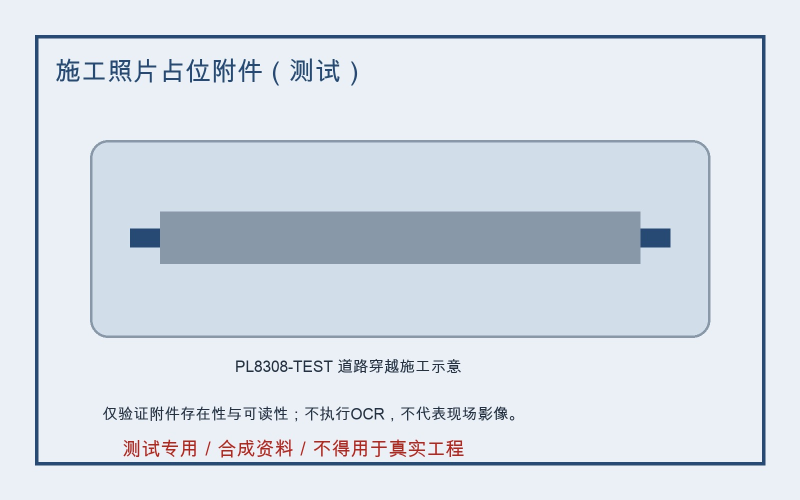
#> input picture files/R01-R69全节点业务验收测试包/S04_阴极保护与穿跨越/S04_S04-PHOTO-001_TEST-S04-006_施工照片.jpg, 1600 x 1000 px (shown at 1/2 size)
$ python -i quality.py   (imports and definitions only)   (older library calls are emulated)
#> lines starting #> are read from the running program, lines starting #| are printed output that depends on the picture; after the words box and inside, x2 and y2 are one past the last pixel; in counts of white or black regions, pixels touching at a corner belong together
from __future__ import annotations

import json
import os
import subprocess
import textwrap
from pathlib import Path
from typing import Any

from apps.ocr_service.pages import render_document_pages
from libs.ocr.utils import parse_bool


# [13 lines left out: function probe_page_quality, not called in this run]


def probe_image_quality(
    source_path: Path,
    *,
    profile: dict[str, Any] | None = None,
    page: dict[str, Any] | None = None,
) -> dict[str, Any]:
    page_no = int((page or {}).get("pageNo") or 1)
    image = load_image(source_path)
#> in load_image, image is the input picture: shape (1000, 1600, 3); mean B, G, R 231.7, 222.5, 214.8
    if image is None:
        subprocess_quality = probe_page_quality_subprocess(source_path)
        if subprocess_quality is not None:
            quality = subprocess_quality[0].setdefault("quality", {})
            subprocess_quality[0]["pageNo"] = page_no
            apply_business_need_flags(quality, profile)
            return subprocess_quality[0]
        return unreadable_quality(source_path, profile=profile, page_no=page_no, page=page)
    cv2, np, raw = image
    height, width = raw.shape[:2]
#> height = 1000; width = 1600
    gray = cv2.cvtColor(raw, cv2.COLOR_BGR2GRAY)
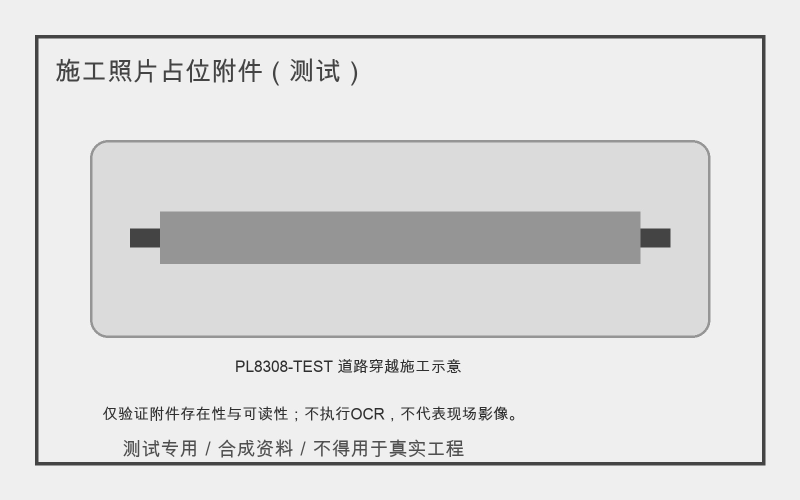
#> gray: shape (1000, 1600) (shown at 1/2 size); min 36, max 252, mean 221.2
    blur_score = float(cv2.Laplacian(gray, cv2.CV_64F).var())
#> blur_score = 995.5
    brightness = float(gray.mean()) / 255.0
#> brightness = 0.867
    contrast = float(gray.std()) / 128.0
#> contrast = 0.3
    background = cv2.blur(gray, (51, 51))
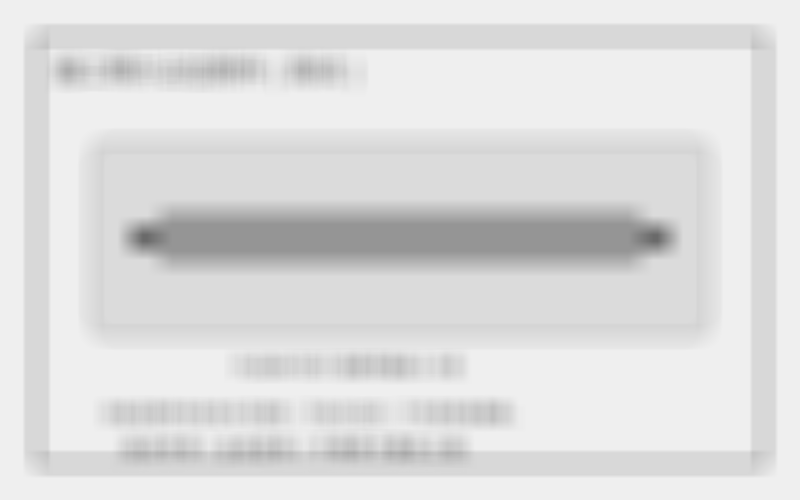
#> background: shape (1000, 1600) (shown at 1/2 size); min 106, max 239, mean 221.2
    background_unevenness = float(background.std()) / 128.0
#> background_unevenness = 0.168
    noise_score = float(abs(gray.astype("float32") - cv2.medianBlur(gray, 3).astype("float32")).mean()) / 32.0
#> noise_score = 0.0121
    edge_density = float((cv2.Canny(gray, 80, 160) > 0).mean())
#> edge_density = 0.0216
    color_presence = estimate_color_presence(cv2, raw)
#> in estimate_color_presence, `hsv = cv2.cvtColor(image, cv2.COLOR_BGR2HSV)`: hsv: shape (1000, 1600, 3); mean H, S, V 105.4, 22.8, 232.2
#> in estimate_color_presence, `red = cv2.inRange(hsv, (0, 15, 35), (15, 255, 255)) | cv2.inRange(hsv,..`:
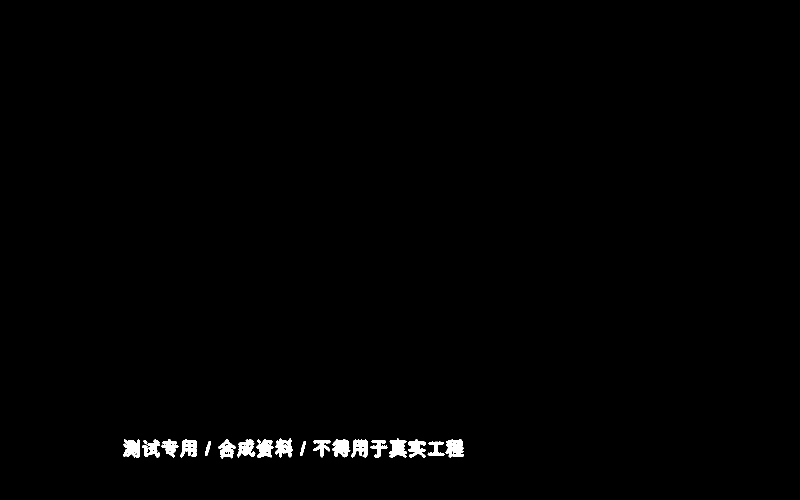
#> red: shape (1000, 1600) (shown at 1/2 size); 0.75% white; 21 white regions, largest, box (x1, y1, x2, y2) and area: (891, 879, 928, 915) 942, (246, 879, 280, 915) 919, (778, 877, 814, 915) 908
#> in estimate_color_presence, `blue = cv2.inRange(hsv, (85, 35, 35), (140, 255, 255))`:
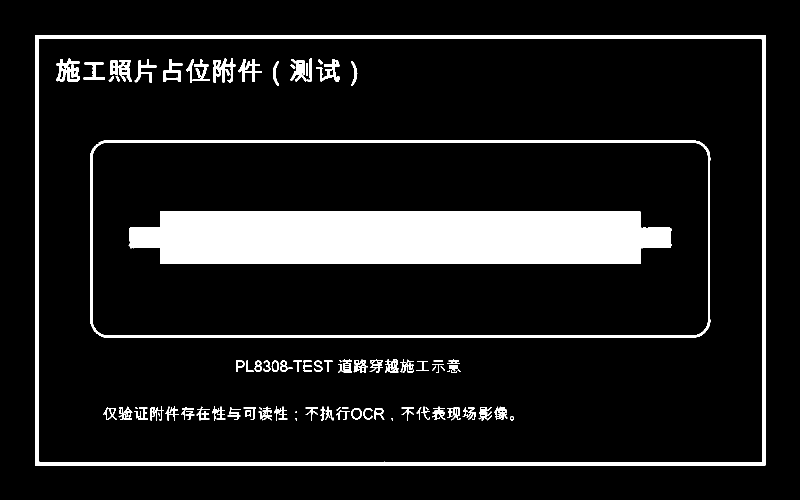
#> blue: shape (1000, 1600) (shown at 1/2 size); 10.7% white; 107 white regions (12 under 20 px), largest, box (x1, y1, x2, y2) and area: (258, 423, 1343, 528) 105907, (70, 70, 1532, 931) 32319, (180, 280, 1421, 676) 14430
#> color_presence = {'red': 0.0075, 'blue': 0.107}
    line_clues = table_clue_metrics(cv2, np, gray)
    table_clue_score = max(edge_density * 22.0, line_clues["gridRegularityScore"])
    has_table_candidate = table_clue_score >= 0.38
    has_seal_candidate = color_presence["red"] > 0.0005 or color_presence["blue"] > 0.0008
    skew_angle = estimate_skew_angle(cv2, np, gray)
    is_low_quality = blur_score < 90 or contrast < 0.18 or background_unevenness > 0.35 or abs(skew_angle) > 1.0
    return [
        {
            "pageNo": page_no,
            "quality": {
                "sourceType": (page or {}).get("sourceType") or source_path.suffix.lower().lstrip(".") or "image",
                "isImageReadable": True,
                "width": int(width),
                "height": int(height),
                "estimatedDpi": (page or {}).get("renderDpi") or estimate_dpi(width, height),
                "blurScore": round(blur_score, 4),
                "skewAngle": round(skew_angle, 4),
                "orientation": int((page or {}).get("rotation") or 0),
                "brightness": round(brightness, 4),
                "contrast": round(contrast, 4),
                "backgroundUnevenness": round(background_unevenness, 4),
                "noiseScore": round(noise_score, 4),
                "edgeDensity": round(edge_density, 6),
                "colorPresence": color_presence,
                "hasLargeDarkBorder": has_large_dark_border(gray),
                "requiresTableExtraction": bool((profile or {}).get("requiredTables")),
                "hasVisualTableCandidate": has_table_candidate,
                "hasTableCandidate": has_table_candidate,
                "tableClueScore": round(min(table_clue_score, 1.0), 4),
                **line_clues,
                "requiresSealSearch": parse_bool(((profile or {}).get("sealRules") or {}).get("required"), False) is True,
                "hasVisualSealCandidate": has_seal_candidate,
                "hasSealCandidate": has_seal_candidate,
                "isLowQuality": is_low_quality,
            },
        }
    ][0]


# [30 lines left out: functions unreadable_quality, apply_business_need_flags, not called in this run]


def table_clue_metrics(cv2: Any, np: Any, gray: Any) -> dict[str, Any]:
    try:
        binary = cv2.adaptiveThreshold(
            gray,
            255,
            cv2.ADAPTIVE_THRESH_MEAN_C,
            cv2.THRESH_BINARY_INV,
            35,
            9,
        )
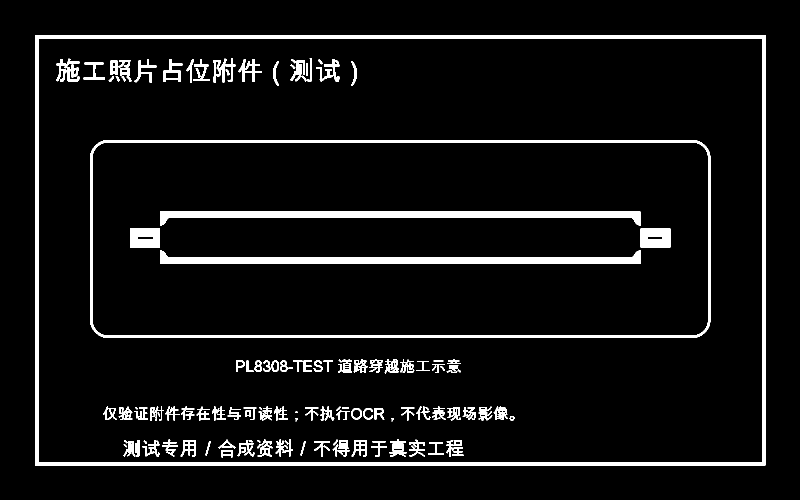
#> binary: shape (1000, 1600) (shown at 1/2 size); 6.5% white; 146 white regions (3 under 20 px), largest, box (x1, y1, x2, y2) and area: (70, 70, 1531, 931) 32312, (180, 280, 1421, 676) 15966, (320, 423, 1281, 452) 12837
        width = gray.shape[1]
#> width = 1600
        height = gray.shape[0]
#> height = 1000
        horizontal_kernel = cv2.getStructuringElement(cv2.MORPH_RECT, (max(width // 80, 12), 1))
        vertical_kernel = cv2.getStructuringElement(cv2.MORPH_RECT, (1, max(height // 80, 12)))
#> vertical_kernel = [1, 1, 1, 1, 1, 1, 1, 1, 1, 1, 1, 1]
        horizontal = cv2.morphologyEx(binary, cv2.MORPH_OPEN, horizontal_kernel)
#> horizontal: shape (1000, 1600); 4.2% white; 88 white regions, largest, box (x1, y1, x2, y2) and area: (321, 423, 1282, 436) 12493, (321, 515, 1282, 528) 12493, (71, 70, 1532, 77) 10227
        vertical = cv2.morphologyEx(binary, cv2.MORPH_OPEN, vertical_kernel)
#> vertical: shape (1000, 1600); 3.5% white; 167 white regions (11 under 20 px), largest, box (x1, y1, x2, y2) and area: (320, 424, 1281, 453) 12837, (320, 501, 1281, 529) 12811, (70, 71, 77, 932) 6027
        intersections = cv2.bitwise_and(horizontal, vertical)
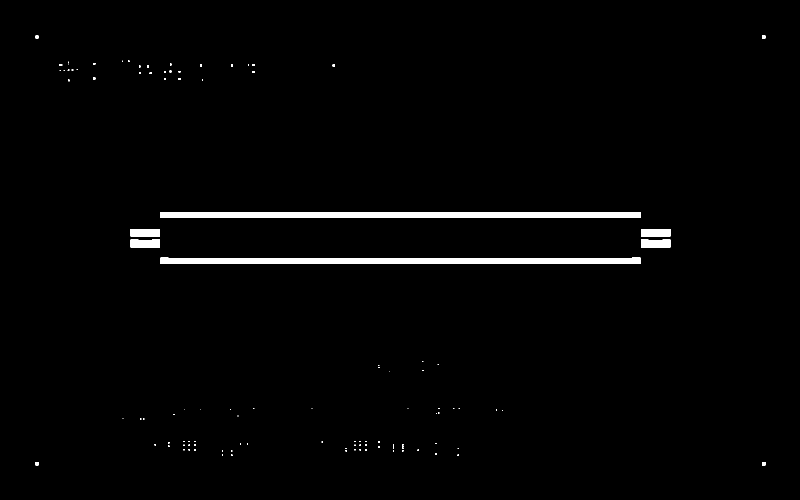
#> intersections: shape (1000, 1600) (shown at 1/2 size); 1.7% white; 111 white regions (99 under 20 px), largest, box (x1, y1, x2, y2) and area: (321, 515, 1281, 528) 11553, (321, 424, 1281, 436) 11520, (261, 479, 320, 495) 917
        pixel_count = max(float(width * height), 1.0)
        horizontal_density = float((horizontal > 0).sum()) / pixel_count
#> horizontal_density = 0.0417
        vertical_density = float((vertical > 0).sum()) / pixel_count
#> vertical_density = 0.0352
        intersection_count = int((intersections > 0).sum())
#> intersection_count = 27606
        grid_score = min(horizontal_density * 18.0 + vertical_density * 18.0 + min(intersection_count / 900.0, 0.35), 1.0)
#> grid_score = 1
#> in probe_image_quality, `line_clues = table_clue_metrics(cv2, np, gray)`: line_clues = {'horizontalLineDensity': 0.0417, 'verticalLineDensity': 0.0352, 'lineIntersectionCount': 27606, 'gridRegularityScore': 1}
#> in probe_image_quality, `table_clue_score = max(edge_density * 22.0, line_clues["gridRegularity..`: table_clue_score = 1
#> in probe_image_quality, `has_table_candidate = table_clue_score >= 0.38`: has_table_candidate = True
        return {
            "horizontalLineDensity": round(horizontal_density, 6),
            "verticalLineDensity": round(vertical_density, 6),
            "lineIntersectionCount": intersection_count,
            "gridRegularityScore": round(grid_score, 4),
        }
    except Exception:
        return {
            "horizontalLineDensity": 0.0,
            "verticalLineDensity": 0.0,
            "lineIntersectionCount": 0,
            "gridRegularityScore": 0.0,
        }


# [72 lines left out: function probe_page_quality_subprocess, not called in this run]


def load_image(source_path: Path):
    try:
        import cv2  # type: ignore
        import numpy as np  # type: ignore
    except Exception:
        return None
    image = cv2.imread(str(source_path))
    if image is None:
        return None
    return cv2, np, image


def estimate_color_presence(cv2: Any, image: Any) -> dict[str, float]:
    hsv = cv2.cvtColor(image, cv2.COLOR_BGR2HSV)
    red = cv2.inRange(hsv, (0, 15, 35), (15, 255, 255)) | cv2.inRange(hsv, (160, 15, 35), (180, 255, 255))
    blue = cv2.inRange(hsv, (85, 35, 35), (140, 255, 255))
    pixel_count = max(float(image.shape[0] * image.shape[1]), 1.0)
    return {
        "red": round(float((red > 0).sum()) / pixel_count, 6),
        "blue": round(float((blue > 0).sum()) / pixel_count, 6),
    }


def estimate_skew_angle(cv2: Any, np: Any, gray: Any) -> float:
    try:
        edges = cv2.Canny(gray, 80, 160)
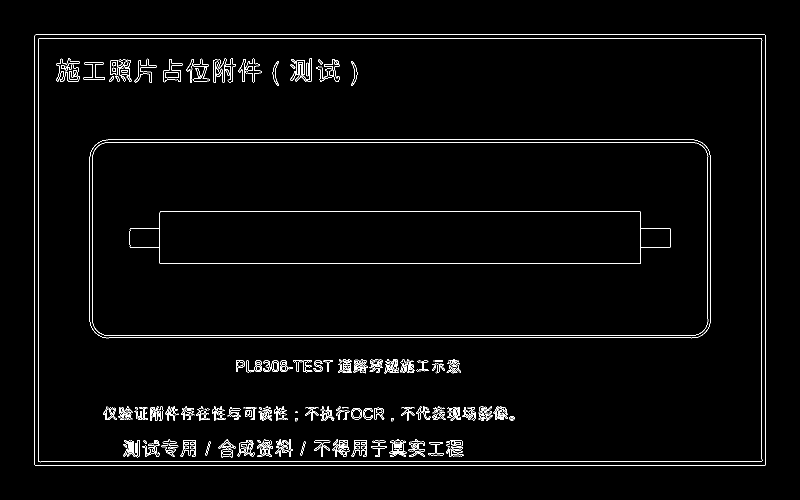
#> edges: shape (1000, 1600) (shown at 1/2 size); 2.2% white in thin lines or dots, all inside (x1, y1, x2, y2) = (69, 69, 1532, 932)
        lines = cv2.HoughLinesP(edges, 1, np.pi / 180, threshold=120, minLineLength=max(gray.shape[1] // 5, 80), maxLineGap=20)
#> lines = 25 rows, first 6: [71, 931, 1528, 931], [69, 76, 1531, 76], [71, 69, 1529, 69], [69, 923, 1531, 923], [207, 675, 1393, 675], [198, 671, 1402, 671]
        if lines is None:
            return 0.0
        angles = []
        for line in lines[:80]:
            x1, y1, x2, y2 = line[0]
            angle = float(np.degrees(np.arctan2(y2 - y1, x2 - x1)))
            if -15 <= angle <= 15:
                angles.append(angle)
#> this loop made 25 passes
#> (x1, y1, x2, y2, angle) on passes 1 to 12: (71, 931, 1528, 931, 0), (69, 76, 1531, 76, 0), (71, 69, 1529, 69, 0), (69, 923, 1531, 923, 0), (207, 675, 1393, 675, 0), (198, 671, 1402, 671, 0), (212, 279, 1388, 279, 0), (196, 285, 1404, 285, 0), (1523, 922, 1523, 77, -90), (320, 423, 1280, 423, 0), (1531, 929, 1531, 71, -90), (76, 919, 76, 78, -90)
#> after the loop, angles = [0, 0, 0, 0, 0, 0, 0, 0, 0, 0, -0.952, 1.05, -0.952, -0.966, 0, 0, 0]
        if not angles:
            return 0.0
        return float(np.median(angles))
    except Exception:
        return 0.0


# [21 lines left out: functions has_large_dark_border, estimate_dpi, not called in this run]

>>> result = probe_image_quality('../../../files/R01-R69全节点业务验收测试包/S04_阴极保护与穿跨越/S04_S04-PHOTO-001_TEST-S04-006_施工照片.jpg')
#> in probe_image_quality, `skew_angle = estimate_skew_angle(cv2, np, gray)`: skew_angle = 0
#> in probe_image_quality, `is_low_quality = blur_score < 90 or contrast < 0.18 or background_unev..`: is_low_quality = False
#> (the run stopped early here; a loop or call above may not have finished)
